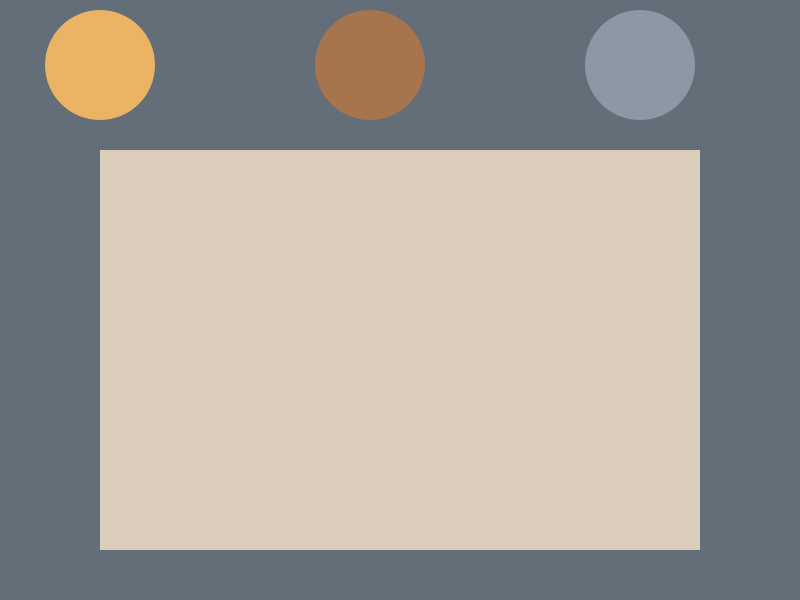
Frame 1 (no input)
Frame 60 (the mouse pressed at the canvas centre just before this capture): identical to frame 1, image omitted
Frame 120 (the mouse held since frame 60 and released just before this capture): identical to frame 1, image omitted

The Processing sketch that drew this single still picture (run headless with seeded random() and noise(); from frame 60 on, the mouse is pressed at the canvas centre):

// Processing sketch: unit3checkpoint1
// ── unit3checkpoint1.pde
// checkpoint 1 for unit 3
// Lawrence Su
// March 31 2026

//pallette of colours
color blueSlate = #646E78;
color coolSteel = #8D98A7;
color paleOak = #DCCCBB;
color sunlitClay = #EAB464;
color fadedCopper = #A7754D;

//variables for color selection
color selectedColor;


void draw(){
  background(blueSlate);

  //draw space
  fill(selectedColor);
  rect(100,150,600,400);
  
  //buttons
  fill(sunlitClay);
  circle(100,65,110);
  
  fill(fadedCopper);
  circle(370,65,110);
  
   fill(coolSteel);
  circle(640,65,110);
}

void setup() {
  size(800,600);
  strokeWeight(5);
  stroke(paleOak);
  rect(100,120,600,440);
  noStroke();
  selectedColor = paleOak;
}  

void mouseReleased() {
  if (dist(100,65,mouseX,mouseY) <50) {
    selectedColor = sunlitClay ;
  }
  
   if (dist(370,65,mouseX,mouseY) <50) {
    selectedColor = fadedCopper ;
   }
   
   if (dist(640,65,mouseX,mouseY) <50) {
    selectedColor = coolSteel ;
   }
}
